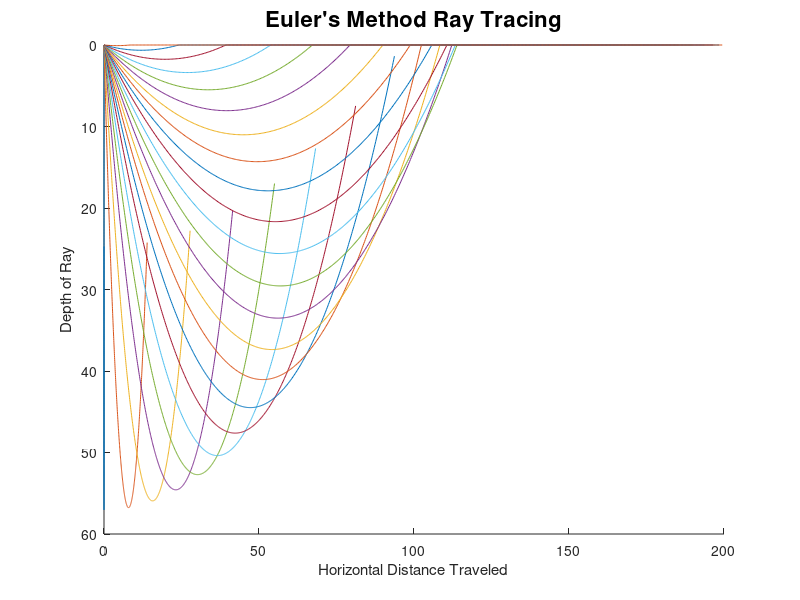
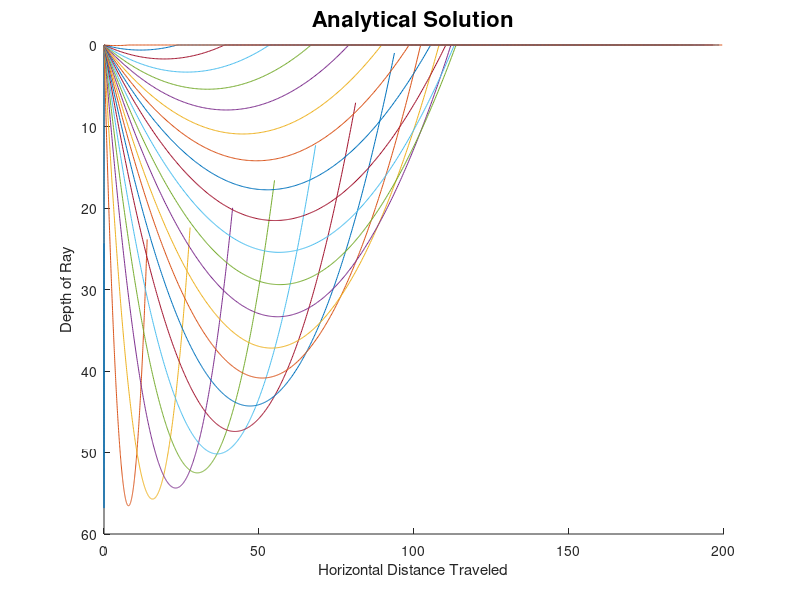
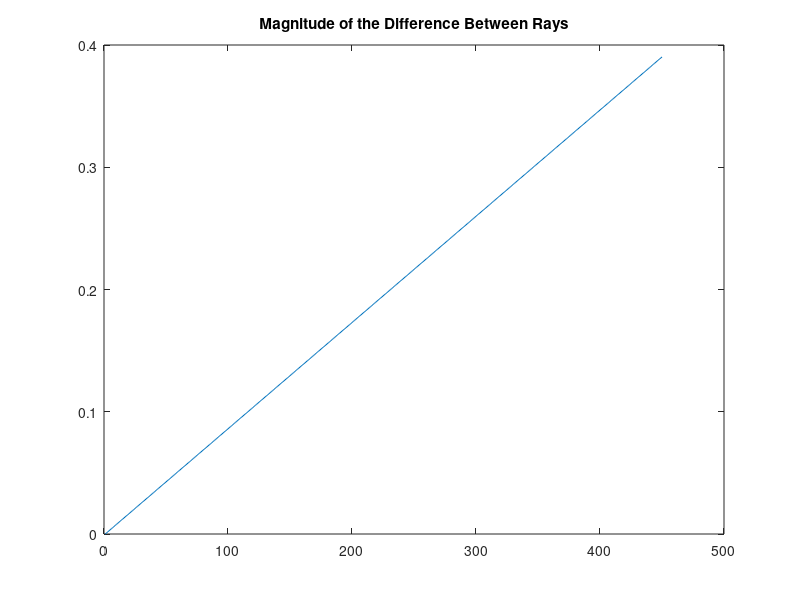

The MATLAB source for these figures, in order:
%%%%%% Euler Method and Analytical Solution Ray Tracing %%%%%%

clear
close all

%%%%%%%% Create Velocity and Slowness Models %%%%%%%%

v0 = 0.5;
vf = 5;
dv = .01; 
nv = floor((vf - v0)/dv);

s0_2 = 1/v0^2;
sf_2 = 1/vf^2;

gradSlo2 = (sf_2 - s0_2) / nv;

% slo2 = [1:nv];
% 
% for is=1:nv
%     slo2(is) = s0_2 + is*gradSlo2; 
% end
% 
% slo = sqrt(slo2); 

nx = nv; 
nz = nv;
vals = [1:nv];

%%%%%%%% Structs for Evaluating the Difference Between Solutions %%%%%%%%
allPosVec = struct('x_Pos',vals,'z_Pos',vals);
allPltVec = struct('x_Plt',vals,'z_Plt',vals);
            
%%%%%%%% Euler's Method Implementation %%%%%%%%%

t0 = 0; 
tf = 200;
nt = nv; 
dt = (tf-t0)/nt;

xPos0 = 0; 
zPos0 = 0; 

xPos = vals;
zPos = vals;
xDir = vals;
zDir = vals;
tVec = vals;

xPos(1) = xPos0;
zPos(1) = zPos0;

a0 = 0;
af = 90;
da = 4; 
na = floor((af - a0)/da);

gVx = 0;
gVz = gradSlo2; 


hold on 
for a=1:na+1
    alpha = a0 + (a-1)*da;
    xDir0 = sind(alpha); 
    zDir0 = cosd(alpha); 
    xDir(1) = xDir0; 
    zDir(1) = zDir0; 

    for ix=1:nx-1
        xPos(ix+1) = xPos(ix) + xDir(ix)*dt;
        xDir(ix+1) = xDir(ix) + gVx*dt; 

        zPos(ix+1) = zPos(ix) + zDir(ix)*dt;
        zDir(ix+1) = zDir(ix) + gVz*dt; 

        if zPos(ix+1) < 0
            zPos(ix+1) = 0; 
        end

    end
    allPosVec(a).x_Pos = xPos; 
    allPosVec(a).z_Pos = zPos; 

    plot(xPos,zPos)

end
title('Euler''s Method Ray Tracing','fontsize',16)
ylabel('Depth of Ray')
xlabel('Horizontal Distance Traveled')
%axis([0,120,0,50])
axis ij
hold off

%%%%%%%%%%% Analytical Solution %%%%%%%%%%%%%%
 figure 

for it=1:nt               % fill tVec with times
    tVec(it) = t0 + (it-1) * dt;
end

xPlt = [1:nx];
zPlt = [1:nz];

hold on 
for a=1:na+1
    alpha = a0 + (a-1)*da;
    xDir0 = sind(alpha); 
    zDir0 = cosd(alpha); 

    for it=1:nt
        t = tVec(it);
        xPos = xPos0 + xDir0*t + gVx * t*t * 0.5;
        zPos = zPos0 + zDir0*t + gVz * t*t * 0.5;

        if zPos < 0
            zPos = 0;
        end

        xPlt(it) = xPos; 
        zPlt(it) = zPos; 
    end

    allPltVec(a).x_Plt = xPlt; 
    allPltVec(a).z_Plt = zPlt; 

    plot(xPlt,zPlt)
end

    title('Analytical Solution','fontsize',16)
    ylabel('Depth of Ray')
    xlabel('Horizontal Distance Traveled')
    %axis([0,120,0,50])
    axis ij
    %colorbar(1/slo)
    hold off

diffX = struct('difference',[1:nv]); 
diffZ = struct('difference',[1:nv]); 
magDiff = struct('magDif',[1:nv]);
for ia=1:na
    diffX(ia).difference = allPosVec(ia).x_Pos - allPltVec(ia).x_Plt; 
    diffZ(ia).difference = allPosVec(ia).z_Pos - allPltVec(ia).z_Plt; 
    magDiff(ia).magDif = sqrt((diffX(ia).difference).^2 + (diffZ(ia).difference).^2);

    end
figure 
plot(magDiff(1).magDif)
title('Magnitude of the Difference Between Rays')






%%%%%%%%%%% Euler's Variation Changing Depth of Rays for Final Plot %%%%%%%
%  for ix=1:nx-1
%         xPos(ix+1) = xPos(ix) + xDir(ix)*dt;
%         xDir(ix+1) = xDir(ix) + gVx*dt; 
%     end
%     for ix=1:nx-1
%         zPos(ix+1) = zPos(ix) + zDir(ix)*dt;
%         zDir(ix+1) = zDir(ix) + gVz*dt; 
%        
%         if zPos(ix+1) < 0
%             zPos(ix+1) = 0; 
%         end
%         if zPos(ix+1) > 50
%             zPos(ix+1:nx) = 50;
%             break
%         end
%        
%     end
%%%%%%%%%%% Analytic Variation Changing depth of Rays %%%%%%%%%%%%
% for it=1:nt
%         t = tVec(it);
%         xPos = xPos0 + xDir0*t + gVx * t*t * 0.5;
%         xPlt(it) = xPos; 
%     end
%     for it=1:nt
%         t = tVec(it); 
%         zPos = zPos0 + zDir0*t + gVz * t*t * 0.5; 
%         if zPos < 0
%             zPos = 0;
%         end
%         if zPos > 50
%             zPlt(it:nt) = 50;
%             break
%         else
%             zPlt(it) = zPos;
%         end
%     end



